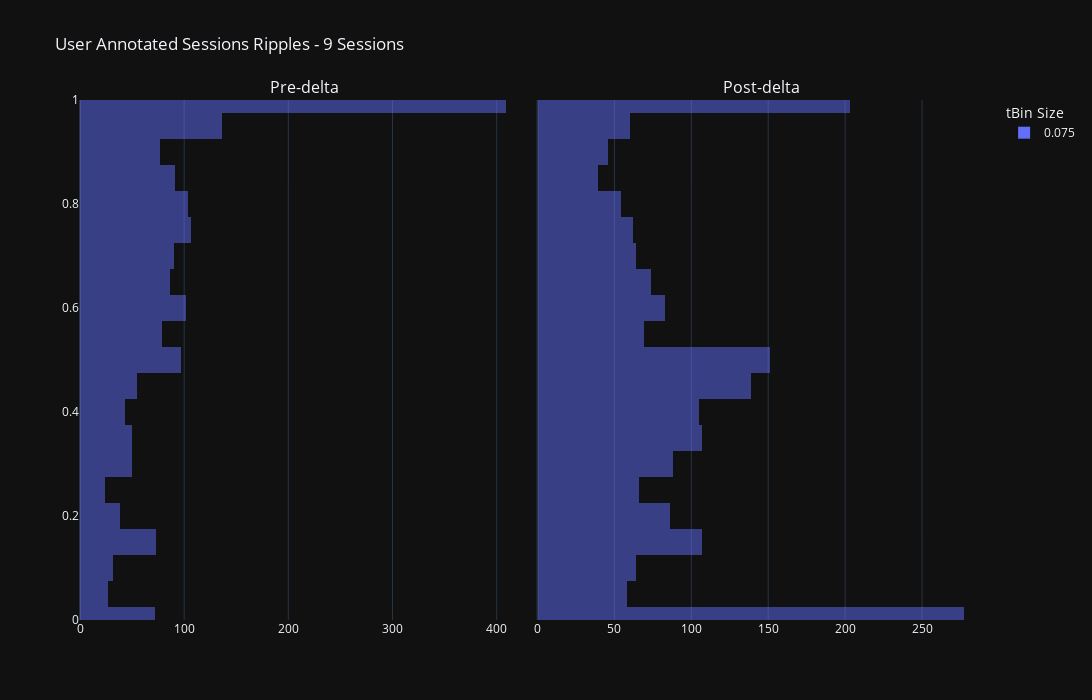

Notebook source saved alongside this figure:
### Code cell
concatenated_ripple_df = deepcopy(all_sessions_user_annotated_ripple_df).infer_objects()
ripple_title_prefix = "User Annotated Sessions Ripples"

# concatenated_ripple_df = deepcopy(user_approved_ripple_df)
# ripple_title_prefix = "User Selected Ripples Only"

# concatenated_ripple_df = deepcopy(user_rejected_ripple_df)
# ripple_title_prefix = "User Rejected Ripples Only"

# concatenated_ripple_df = deepcopy(df)


# Create a bubble chart for ripples
enabled_time_bin_sizes = None
ripple_num_unique_sessions: int = concatenated_ripple_df.session_name.nunique(dropna=True) # number of unique sessions, ignoring the NA entries
ripple_num_unique_time_bins: int = concatenated_ripple_df.time_bin_size.nunique(dropna=True)
ripple_title_string_suffix: str = f'{ripple_num_unique_sessions} Sessions'
ripple_title: str = f"{ripple_title_prefix} - {ripple_title_string_suffix}"
fig_ripples = _helper_build_figure(data_results_df=concatenated_ripple_df, histogram_bins=25, earliest_delta_aligned_t_start=earliest_delta_aligned_t_start, latest_delta_aligned_t_end=latest_delta_aligned_t_end, enabled_time_bin_sizes=enabled_time_bin_sizes, main_plot_mode='default', title=ripple_title)
fig_ripples.show()

# fig_to_clipboard(fig_ripples)

### Figure 1 — Plotly figure (JSON) as saved in the notebook; plotly's stock layout.template omitted (floating-point values rounded to 4 significant figures; data arrays with more than 128 entries replaced by an {"elided": "..."} marker saying what was removed)
{"data": [{"alignmentgroup": "True", "bingroup": "y", "hovertemplate": "time_bin_size=0.075<br>count=%{x}<br>P_Long=%{y}<extra></extra>", "legendgroup": "0.075", "marker": {"color": "#636efa", "opacity": 0.5, "pattern": {"shape": ""}}, "name": "0.075", "nbinsy": 25, "offsetgroup": "0.075", "orientation": "h", "showlegend": true, "type": "histogram", "xaxis": "x", "y": {"elided": "1855 float values"}, "yaxis": "y"}, {"alignmentgroup": "True", "bingroup": "y", "hovertemplate": "time_bin_size=0.075<br>count=%{x}<br>P_Long=%{y}<extra></extra>", "legendgroup": "0.075", "marker": {"color": "#636efa", "opacity": 0.5, "pattern": {"shape": ""}}, "name": "0.075", "nbinsy": 25, "offsetgroup": "0.075", "orientation": "h", "showlegend": false, "type": "histogram", "xaxis": "x2", "y": {"elided": "2011 float values"}, "yaxis": "y2"}], "layout": {"annotations": [{"font": {"size": 16}, "showarrow": false, "text": "Pre-delta", "x": 0.2475, "xanchor": "center", "xref": "paper", "y": 1, "yanchor": "bottom", "yref": "paper"}, {"font": {"size": 16}, "showarrow": false, "text": "Post-delta", "x": 0.7525, "xanchor": "center", "xref": "paper", "y": 1, "yanchor": "bottom", "yref": "paper"}], "barmode": "overlay", "height": 700, "legend": {"title": {"text": "tBin Size"}}, "title": {"text": "User Annotated Sessions Ripples - 9 Sessions"}, "width": 2048, "xaxis": {"anchor": "y", "domain": [0, 0.495]}, "xaxis2": {"anchor": "y2", "domain": [0.505, 1]}, "yaxis": {"anchor": "x", "domain": [0, 1], "range": [0, 1]}, "yaxis2": {"anchor": "x2", "domain": [0, 1], "matches": "y", "range": [0, 1], "showticklabels": false}}}
